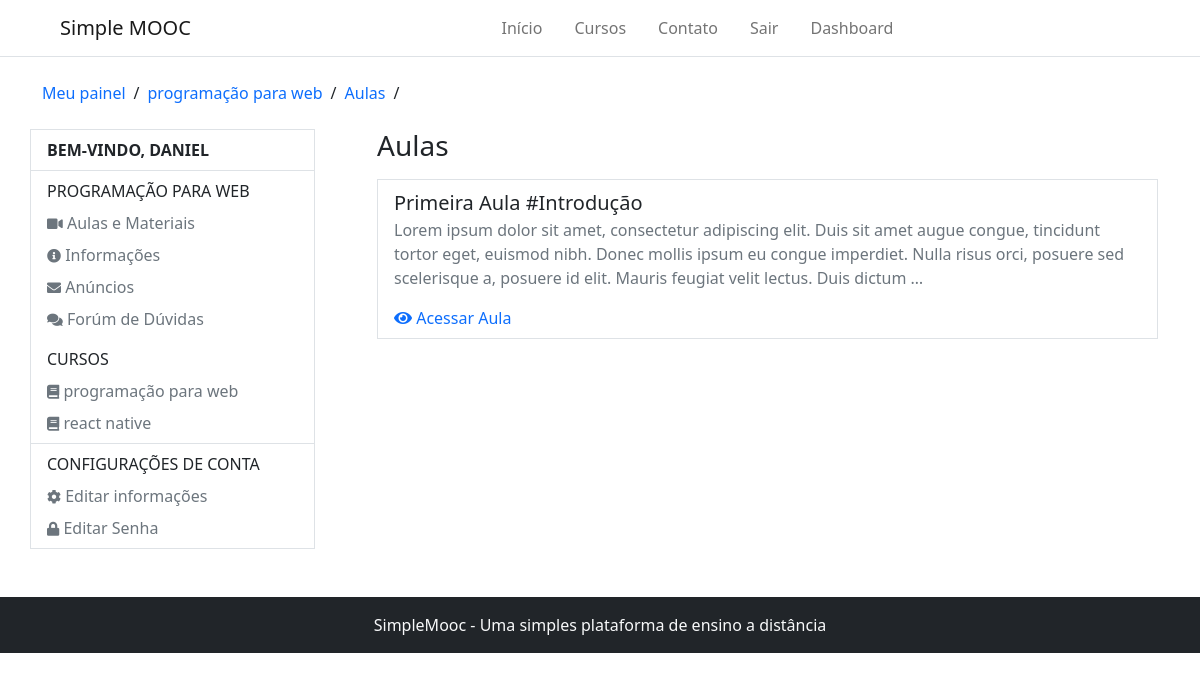
The page /accounts/programacao-para-web/aulas/ (signed in) on the database as committed earlier.
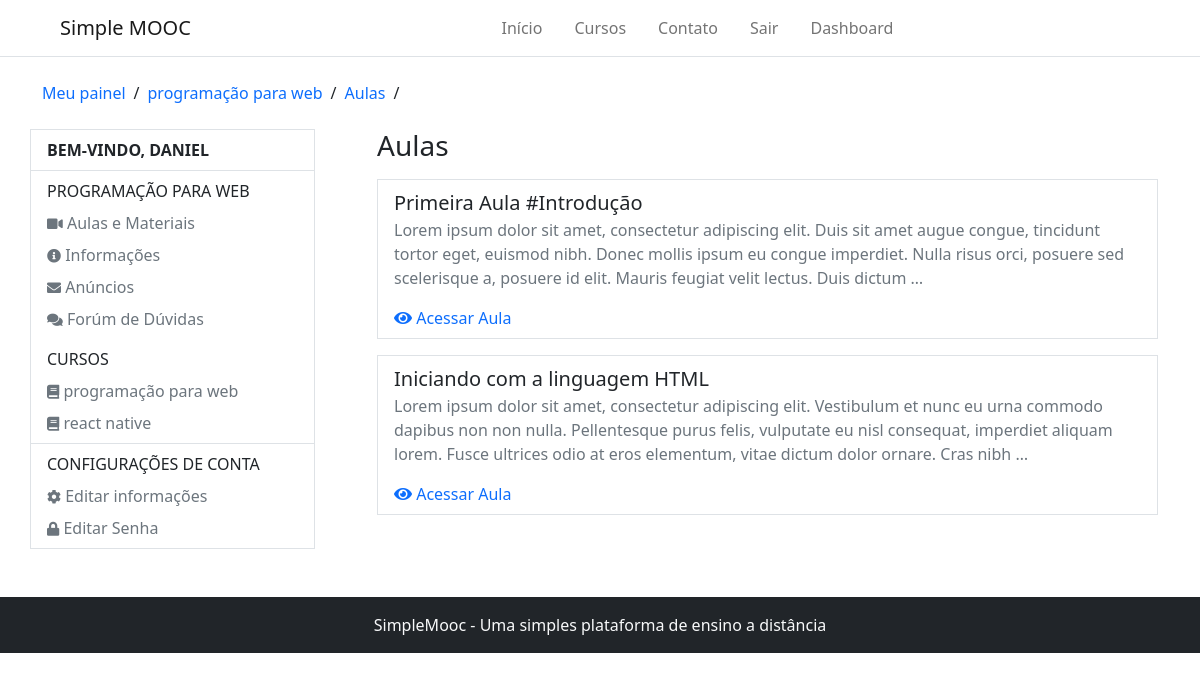
The same page on the database as committed later.
### Courses/models.py (models this page shows, shortened)
class subscribe(models.Model):
    STATUS_CHOICES = (
        (0, 'Análise'),
        (1, 'Aprovado'),
        (2, 'Cancelado'),
    )
    user = models.ForeignKey(settings.AUTH_USER_MODEL, on_delete=models.CASCADE, verbose_name='Usuário')
    course = models.ForeignKey(Course, on_delete=models.CASCADE, verbose_name='Curso')
    status = models.IntegerField(choices=STATUS_CHOICES, default=0, blank=True, verbose_name='Situação')
    created_at = models.DateTimeField(auto_now_add=True, verbose_name='Criado em')
    update_at = models.DateTimeField(auto_now=True, verbose_name='Atualizado em')
    def is_approved(self):
        return self.status == 1
    class Meta:
        verbose_name = 'Inscrição'
        verbose_name_plural = 'Inscrições'
        unique_together = (('user', 'course'),)

class Course(models.Model):
    name_course = models.CharField(max_length=50, verbose_name='Nome do curso')
    slug_course = models.SlugField(verbose_name='Atalho', blank=True)
    description_course = models.CharField(max_length=255, verbose_name='Descrição do curso')
    about_course = models.TextField(verbose_name='Sobre o curso')
    image_course = models.ImageField(upload_to='course_img/%Y/%m/%d', verbose_name='Imagem', null=True, blank=True)
    created_at = models.DateTimeField(auto_now_add= True, verbose_name='Data de criação')
    update_at = models.DateTimeField(auto_now=True, verbose_name='Data de atualização')
    objects = CourseManager()
    def __str__(self):
        return self.name_course
    def release_lessons(self):
        today = timezone.now().date()
        return self.Lessons.filter(release_data__lte=today)
    def course_adverts_url(self):
        return reverse('course-adverts', args=[self.slug_course])
    class Meta:
        verbose_name = 'curso'
        verbose_name_plural = 'cursos'

class Lesson(models.Model):
    course = models.ForeignKey(Course, on_delete=models.CASCADE, verbose_name='Curso', related_name='Lessons')
    name = models.CharField(max_length=100, verbose_name='Título')
    description = models.TextField(verbose_name='Descrição')
    release_data = models.DateField('Data de liberação', blank=True, null=True)
    created_at = models.DateTimeField(auto_now_add=True, verbose_name='Criado em')
    update_at = models.DateTimeField(auto_now=True, verbose_name='Atualizado em')
    class Meta:
        verbose_name = 'Aula'
        verbose_name_plural = 'Aulas'

### Accounts/decorators.py (the view)
    def wrapper(request, *args, **kwargs):
        slug = kwargs.get('slug')
        course = get_object_or_404(Course, slug_course=slug)
        try:
            subscriber = get_object_or_404(subscribe, user=request.user, course=course)
        except:
            messages.error(request, 'Desculpe, mas você não tem permissão para acessar essa página')
            return redirect('dashboard')
        if not subscriber.is_approved():
            messages.error(request, 'A sua inscrição no curso ainda está pendente')
            return redirect('dashboard')
        request.course = course
        return detail_advert(request, *args, **kwargs)

### Accounts/models.py (called while the page is built)
    def __str__(self):
        return self.username

### Accounts/views.py (called while the page is built)
@login_required
@subscription_required
def lessons(request, slug):
    course = request.course
    return render(request, 'registration/lessons.html', {'course': course})

### Courses/templatetags/courses_tags.py (called while the page is built)
@register.inclusion_tag('partials/_my_courses.html')
def user_courses(user):
    registrations = subscribe.objects.order_by('-id').filter(user=user)
    return {'registrations': registrations}

### Accounts/templates/registration/lessons.html
{% extends 'registration/course_adverts.html' %}
{% block 'breadcrumbs' %}
    {{ block.super }}
    <li><a href="{{ course.course_adverts_url }}" class="text-decoration-none">Aulas</a></li>
    <li>/</li>
{% endblock %}
{% block 'dashboard-main' %}
    <h1 class="fs-3 mb-3">Aulas</h1>
    <div class="d-flex flex-column gap-3">
        {% for lesson in course.release_lessons %}
            <div class="border border-1 px-3 py-2">
                <a class="text-decoration-none fs-5 text-dark" href="#">{{ lesson.name }}</a>
                <p class="text-muted">{{ lesson.description|truncatewords:'40' }}</p>
                <a class="text-primary text-decoration-none" href="{% url 'detail-lesson' course.slug_course lesson.id %}">
                    <i class="fas fa-eye"></i> Acessar Aula
                </a>
            </div>
        {% endfor %}
    </div>
{% endblock %}

### templates/partials/_my_courses.html
{% for subscribe in registrations %}
    <li class="nav-item">
        <a class="nav-link px-0 link-secondary pb-0" aria-current="page" href="{{ subscribe.course.course_user_url }}">
            <i class="fas fa-book" style="font-size: 14px"></i> {{ subscribe.course }}
        </a>
    </li>
{% empty %}
    <p class="text-muted">Você não está escrito em nenhum curso</p>
{% endfor %}

Rows that differ between the two databases and show on the page:
added Lesson: name "Iniciando com a linguagem HTML", description "Lorem ipsum dolor sit amet, consectetur adipiscing elit. Vestibulum et nunc eu urna commodo dapibus non non nulla. Pellentesque purus felis, vulputate eu nisl consequat, imperdiet aliquam lorem. Fusce ultrices odio at eros elementum, vitae dictum dolor ornare. Cras nibh …"
